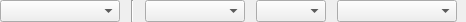
<?xml version="1.0" encoding="UTF-8"?>
<ui version="4.0">
 <class>EquipWidget</class>
 <widget class="QWidget" name="EquipWidget">
  <property name="geometry">
   <rect>
    <x>0</x>
    <y>0</y>
    <width>466</width>
    <height>22</height>
   </rect>
  </property>
  <property name="windowTitle">
   <string>EquipWidget</string>
  </property>
  <layout class="QHBoxLayout" name="horizontalLayout_2">
   <property name="margin">
    <number>0</number>
   </property>
   <item>
    <widget class="QComboBox" name="equip">
     <property name="sizePolicy">
      <sizepolicy hsizetype="Preferred" vsizetype="Fixed">
       <horstretch>0</horstretch>
       <verstretch>0</verstretch>
      </sizepolicy>
     </property>
     <property name="minimumSize">
      <size>
       <width>120</width>
       <height>0</height>
      </size>
     </property>
     <property name="maximumSize">
      <size>
       <width>120</width>
       <height>16777215</height>
      </size>
     </property>
    </widget>
   </item>
   <item>
    <widget class="QFrame" name="framePrint">
     <property name="sizePolicy">
      <sizepolicy hsizetype="Preferred" vsizetype="Preferred">
       <horstretch>2</horstretch>
       <verstretch>0</verstretch>
      </sizepolicy>
     </property>
     <property name="frameShape">
      <enum>QFrame::NoFrame</enum>
     </property>
     <property name="frameShadow">
      <enum>QFrame::Raised</enum>
     </property>
     <layout class="QHBoxLayout" name="horizontalLayout">
      <property name="margin">
       <number>0</number>
      </property>
      <item>
       <widget class="Line" name="line">
        <property name="orientation">
         <enum>Qt::Vertical</enum>
        </property>
       </widget>
      </item>
      <item>
       <widget class="QComboBox" name="mode">
        <property name="sizePolicy">
         <sizepolicy hsizetype="Preferred" vsizetype="Fixed">
          <horstretch>2</horstretch>
          <verstretch>0</verstretch>
         </sizepolicy>
        </property>
        <property name="minimumSize">
         <size>
          <width>100</width>
          <height>0</height>
         </size>
        </property>
        <property name="maximumSize">
         <size>
          <width>100</width>
          <height>16777215</height>
         </size>
        </property>
       </widget>
      </item>
      <item>
       <widget class="QComboBox" name="pass">
        <property name="sizePolicy">
         <sizepolicy hsizetype="Preferred" vsizetype="Fixed">
          <horstretch>1</horstretch>
          <verstretch>0</verstretch>
         </sizepolicy>
        </property>
        <property name="minimumSize">
         <size>
          <width>70</width>
          <height>0</height>
         </size>
        </property>
        <property name="maximumSize">
         <size>
          <width>70</width>
          <height>16777215</height>
         </size>
        </property>
       </widget>
      </item>
      <item>
       <widget class="QComboBox" name="profile">
        <property name="minimumSize">
         <size>
          <width>120</width>
          <height>0</height>
         </size>
        </property>
        <property name="maximumSize">
         <size>
          <width>120</width>
          <height>16777215</height>
         </size>
        </property>
       </widget>
      </item>
     </layout>
    </widget>
   </item>
  </layout>
 </widget>
 <resources/>
 <connections/>
</ui>
